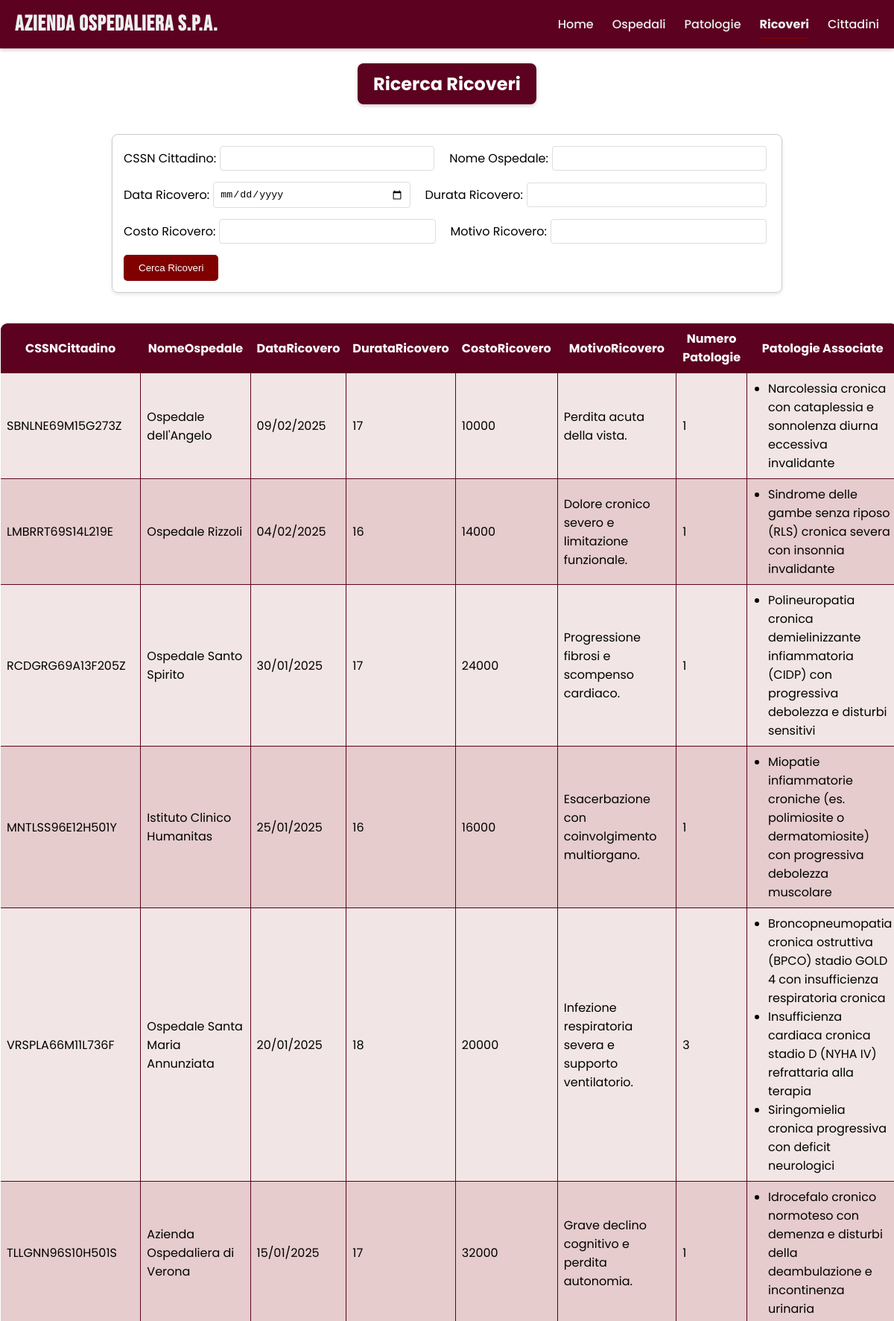
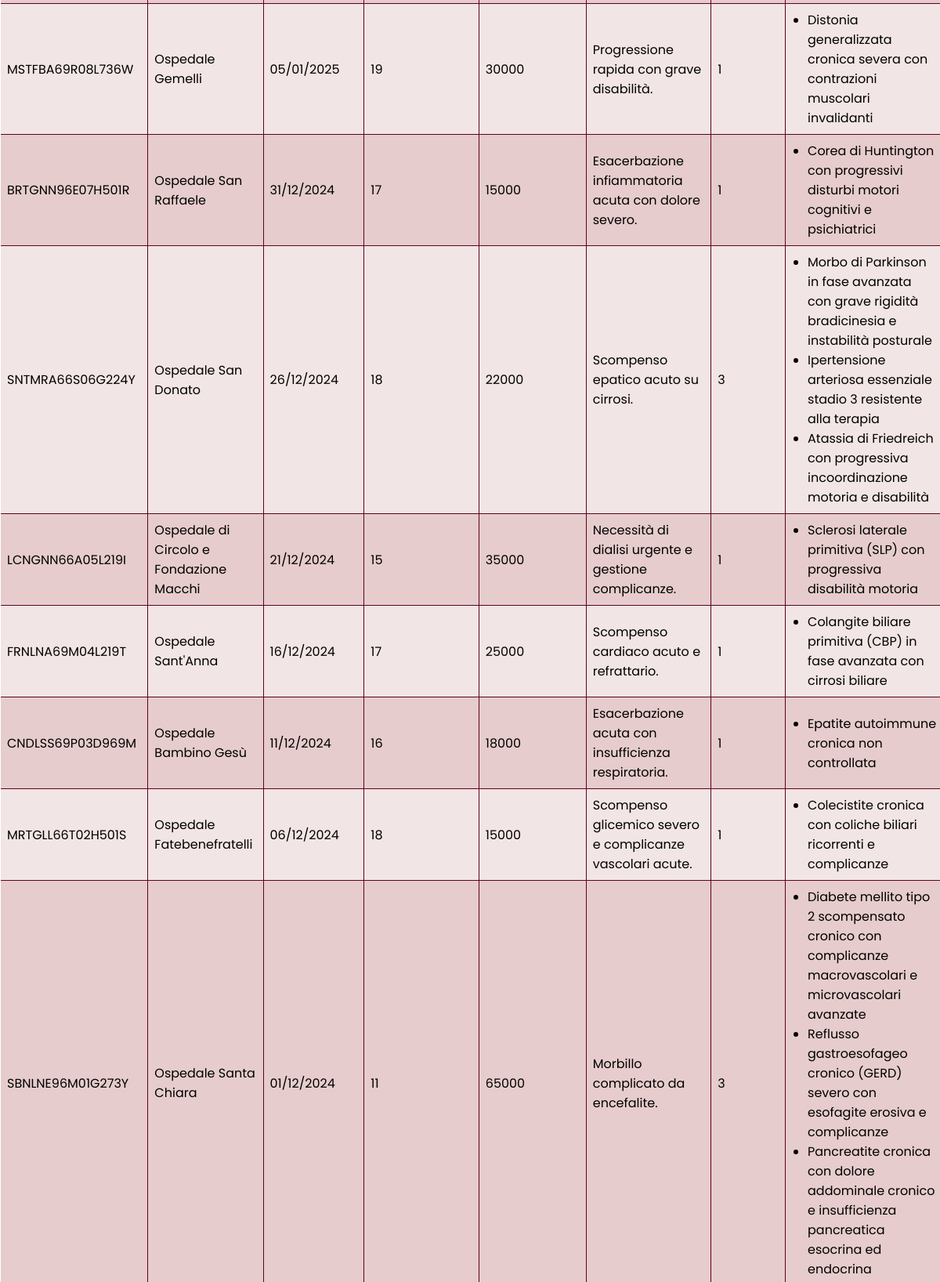
Page /app/ricoveri.php (upper part) on the committed database (2 pictures, top to bottom).
### tables this page shows
CREATE TABLE `Ricoveri` (
  `IDRicovero` int NOT NULL,
  `CSSNCittadino` varchar(16) DEFAULT NULL,
  `IDOspedale` int NOT NULL,
  `DataRicovero` varchar(10) DEFAULT NULL,
  `DurataRicovero` int DEFAULT NULL,
  `CostoRicovero` int DEFAULT NULL,
  `MotivoRicovero` varchar(72) DEFAULT NULL
);

CREATE TABLE `Ospedali` (
  `IDOspedale` int NOT NULL,
  `NomeOspedale` varchar(39) DEFAULT NULL,
  `Indirizzo` varchar(29) DEFAULT NULL,
  `NumeroCivico` int DEFAULT NULL,
  `Citta` varchar(17) DEFAULT NULL,
  `NumeroTelefono` bigint DEFAULT NULL,
  `CodiceSanitarioDirettore` varchar(16) DEFAULT NULL
);

### app/connect.php (called while the page is built, shortened)
<?php
	$error = false;
?>

### app/ricoveri.php (the view, shortened to what this page needs)
<!DOCTYPE html>
<html lang="it">
<head>
    <link rel="stylesheet" type="text/css" href="./css/style.css">
</head>
<body>
    <div class="formheader2"><h2>Ricerca Ricoveri</h2></div>
        <div class="forms-container">
    <form method="GET" action="">
        <div class="form-group"><label for="CSSNCittadino">CSSN Cittadino:</label>
        <input type="text" name="CSSNCittadino" id="CSSNCittadino" value="<?php echo htmlspecialchars($_GET['CSSNCittadino'] ?? ''); ?>"><br>
        </div>
        <div class="form-group"><label for="NomeOspedale">Nome Ospedale:</label>
        <input type="text" name="NomeOspedale" id="NomeOspedale" value="<?php echo htmlspecialchars($_GET['NomeOspedale'] ?? ''); ?>"><br>
        </div>
        <div class="form-group"><label for="DataRicovero">Data Ricovero:</label>
        <input type="date" name="DataRicovero" id="DataRicovero" value="<?php echo htmlspecialchars($_GET['DataRicovero'] ?? ''); ?>"><br>
        </div>
        <div class="form-group"><label for="DurataRicovero">Durata Ricovero:</label>
        <input type="number" name="DurataRicovero" id="DurataRicovero" value="<?php echo htmlspecialchars($_GET['DurataRicovero'] ?? ''); ?>"><br>
        </div>
        <div class="form-group"><label for="CostoRicovero">Costo Ricovero:</label>
        <input type="number" step="0.01" name="CostoRicovero" id="CostoRicovero" value="<?php echo htmlspecialchars($_GET['CostoRicovero'] ?? ''); ?>"><br>
        </div>
        <div class="form-group"><label for="MotivoRicovero">Motivo Ricovero:</label>
        <input type="text" name="MotivoRicovero" id="MotivoRicovero" value="<?php echo htmlspecialchars($_GET['MotivoRicovero'] ?? ''); ?>"><br>
        </div>
        <div class="form-group">
        <button type="submit">Cerca Ricoveri</button>
        </div>
    </form>
    </div>
    <?php
    include 'connect.php';
    if (!$error) {
        try {
            $sql = "SELECT
                        r.IDRicovero,
                        r.CSSNCittadino,
                        o.NomeOspedale,
                        r.DataRicovero,
                        r.DurataRicovero,
                        r.CostoRicovero,
                        r.MotivoRicovero
                    FROM
                        Ricoveri r
                    JOIN
                        Ospedali o ON r.IDOspedale = o.IDOspedale
                    WHERE 1=1";
            $params = [];
            $sql .= " ORDER BY r.IDRicovero DESC";
            $stmt = $conn->prepare($sql);
            $stmt->execute($params);
            $ricoveri = $stmt->fetchAll(PDO::FETCH_ASSOC);
            if (count($ricoveri) > 0) {
                echo "<table>";
                echo "<thead><tr>";
                foreach ($ricoveri[0] as $colonna => $valore) {
                    if ($colonna != "IDRicovero") {
                        echo "<th>" . htmlspecialchars($colonna) . "</th>";
                    }
                }
                echo "<th>Numero Patologie</th>";
                echo "<th>Patologie Associate</th>";
                echo "</tr></thead><tbody>";
                foreach ($ricoveri as $ricovero) {
                    echo "<tr>";
                    foreach ($ricovero as $colonna => $valore) {
                        if ($colonna != "IDRicovero") {
                            echo "<td>" . htmlspecialchars($valore) . "</td>";
                        }
                    }
                    $idRicoveroCorrente = $ricovero['IDRicovero'];
                    $sqlPatologie = "SELECT p.NomePatologia
                                     FROM Ricovero_Patologie rp
                                     JOIN Patologie p ON rp.IDPatologia = p.IDPatologia
                                     WHERE rp.IDRicovero = :IDRicovero";
                    $stmtPatologie = $conn->prepare($sqlPatologie);
                    $stmtPatologie->execute([':IDRicovero' => $idRicoveroCorrente]);
                    $patologieAssociate = $stmtPatologie->fetchAll(PDO::FETCH_COLUMN, 0);
                    echo "<td>" . count($patologieAssociate) . "</td>";
                    echo "<td>";
                    if (!empty($patologieAssociate)) {
                        echo "<ul>";
                        foreach (array_map('htmlspecialchars', $patologieAssociate) as $patologiaNome) {
                            echo "<li>" . $patologiaNome . "</li>";
                        }
                        echo "</ul>";
                    } else {
                        echo "Nessuna";
                    }
                    echo "</td>";
                    echo "</tr>";
                }
                echo "</tbody></table>";
            } else {
                echo "<p class='noresult'>Nessun ricovero trovato con i criteri di ricerca specificati.</p>";
            }
        } catch(PDOException $e) {
            echo "Errore durante la ricerca: " . $e->getMessage();
        }
    }
    ?>
</body>
</html>

### app/css/style.css (style rules this page uses)
html { box-sizing: border-box; font-family: 'Poppins', Arial, Helvetica, sans-serif; }
*, *::before, *::after { box-sizing: inherit; margin: 0; padding: 0; }
body { position: relative; min-height: 100vh; }
table { width: 80%; margin: 20px auto; border-collapse: collapse; }
table, th, td { border: 1px solid black; padding: 8px; text-align: left; }
th { background-color: #f2f2f2; }
tr:nth-child(even) { background-color: #dddddd; }
.forms-container { display: flex; flex-wrap: wrap; justify-content: center; align-items: flex-start; gap: 20px; padding: 20px; width: 100%; }
form { max-width: 900px; width: 100%; padding: 15px; border: 1px solid #ccc; box-shadow: 0 2px 5px rgba(0, 0, 0, 0.1); border-radius: 8px; display: flex; flex-wrap: wrap; align-items: center; gap: 15px; justify-content: flex-start; }
.form-group { display: flex; flex-wrap: nowrap; align-items: center; gap: 5px; flex-grow: 1; min-width: 250px; }
form label { margin-bottom: 0; white-space: nowrap; flex-shrink: 0; }
form input[type="text"], form input[type="number"], form input[type="date"] { flex-grow: 1; padding: 8px; margin-bottom: 0; border: 1px solid #ddd; border-radius: 4px; min-width: 0; }
form button { padding: 10px 20px; background-color: #800000; color: white; border: none; cursor: pointer; border-radius: 5px; transition: background-color 0.3s ease; margin-top: 0; flex-shrink: 0; }
.navbar { background-color: #5c0120; padding: 10px 20px; box-shadow: 0 2px 5px rgba(0, 0, 0, 0.2); color: #ecf0f1; }
.navbar-container { max-width: 1200px; margin: 0 auto; display: flex; justify-content: space-between; align-items: center; }
.navbar-brand { color: #ecf0f1; text-decoration: none; font-size: 1.8em; font-weight: bold; padding: 5px 0; letter-spacing: 1px; font-family: "Bebas Neue", sans-serif; }
.navbar-menu { list-style: none; margin: 0; padding: 0; display: flex; flex-wrap: wrap; }
.navbar-item { margin-left: 25px; }
.navbar-link { color: #ecf0f1; text-decoration: none; padding: 8px 0; display: block; transition: color 0.3s ease, transform 0.2s ease; position: relative; font-weight: 500; }
.navbar-link::after { content: ""; position: absolute; width: 0; height: 2px; display: block; margin-top: 5px; right: 0; background: #800000; transition: width 0.3s ease; }
.navbar-link:hover::after, .navbar-link.active::after { width: 100%; left: 0; background: #800000; }
.navbar-link.active { color: #ecf0f1; font-weight: bold; }
table { width: 80%; margin: 20px auto; border-collapse: collapse; border-radius: 10px; overflow: hidden; border: 2px solid #5c0120; }
table, th, td { border: 1px solid #5c0120; padding: 8px; text-align: left; }
th { text-align: center; background-color: #5c0120; color: white; }
tr:nth-child(even) { background-color: rgba( 128, 0, 0, 0.2 ); }
tr:nth-child(odd) { background-color: rgba( 128, 0, 0, 0.1 ); }
.formheader2 { text-align: center; background-color: #5c0120; color: white; padding: 10px; margin: 20px auto; width: 20%; border-radius: 8px; box-shadow: 0 2px 5px rgba(0, 0, 0, 0.2); }

### app/ricoveri.php (style rules this page uses)
td ul { margin: 0; padding-left: 20px; }

### rows in the picture
ricoveri: CSSNCittadino "SBNLNE69M15G273Z", IDOspedale.NomeOspedale "Ospedale dell'Angelo", DataRicovero "09/02/2025", DurataRicovero "17", CostoRicovero "10000", MotivoRicovero "Perdita acuta della vista.", count($patologieAssociate) "1", patologiaNome "Narcolessia cronica con cataplessia e sonnolenza diurna eccessiva invalidante"
ricoveri: CSSNCittadino "LMBRRT69S14L219E", IDOspedale.NomeOspedale "Ospedale Rizzoli", DataRicovero "04/02/2025", DurataRicovero "16", CostoRicovero "14000", MotivoRicovero "Dolore cronico severo e limitazione funzionale.", count($patologieAssociate) "1", patologiaNome "Sindrome delle gambe senza riposo (RLS) cronica severa con insonnia invalidante"
ricoveri: CSSNCittadino "RCDGRG69A13F205Z", IDOspedale.NomeOspedale "Ospedale Santo Spirito", DataRicovero "30/01/2025", DurataRicovero "17", CostoRicovero "24000", MotivoRicovero "Progressione fibrosi e scompenso cardiaco.", count($patologieAssociate) "1", patologiaNome "Polineuropatia cronica demielinizzante infiammatoria (CIDP) con progressiva debolezza e disturbi sensitivi"
ricoveri: CSSNCittadino "MNTLSS96E12H501Y", IDOspedale.NomeOspedale "Istituto Clinico Humanitas", DataRicovero "25/01/2025", DurataRicovero "16", CostoRicovero "16000", MotivoRicovero "Esacerbazione con coinvolgimento multiorgano.", count($patologieAssociate) "1", patologiaNome "Miopatie infiammatorie croniche (es. polimiosite o dermatomiosite) con progressiva debolezza muscolare"
ricoveri: CSSNCittadino "VRSPLA66M11L736F", IDOspedale.NomeOspedale "Ospedale Santa Maria Annunziata", DataRicovero "20/01/2025", DurataRicovero "18", CostoRicovero "20000", MotivoRicovero "Infezione respiratoria severa e supporto ventilatorio.", count($patologieAssociate) "3", patologiaNome "Broncopneumopatia cronica ostruttiva (BPCO) stadio GOLD 4 con insufficienza respiratoria cronica", patologiaNome "Insufficienza cardiaca cronica stadio D (NYHA IV) refrattaria alla terapia", patologiaNome "Siringomielia cronica progressiva con deficit neurologici"
ricoveri: CSSNCittadino "TLLGNN96S10H501S", IDOspedale.NomeOspedale "Azienda Ospedaliera di Verona", DataRicovero "15/01/2025", DurataRicovero "17", CostoRicovero "32000", MotivoRicovero "Grave declino cognitivo e perdita autonomia.", count($patologieAssociate) "1", patologiaNome "Idrocefalo cronico normoteso con demenza e disturbi della deambulazione e incontinenza urinaria"
ricoveri: CSSNCittadino "MSTFBA69R08L736W", IDOspedale.NomeOspedale "Ospedale Gemelli", DataRicovero "05/01/2025", DurataRicovero "19", CostoRicovero "30000", MotivoRicovero "Progressione rapida con grave disabilità.", count($patologieAssociate) "1", patologiaNome "Distonia generalizzata cronica severa con contrazioni muscolari invalidanti"
ricoveri: CSSNCittadino "BRTGNN96E07H501R", IDOspedale.NomeOspedale "Ospedale San Raffaele", DataRicovero "31/12/2024", DurataRicovero "17", CostoRicovero "15000", MotivoRicovero "Esacerbazione infiammatoria acuta con dolore severo.", count($patologieAssociate) "1", patologiaNome "Corea di Huntington con progressivi disturbi motori cognitivi e psichiatrici"
ricoveri: CSSNCittadino "SNTMRA66S06G224Y", IDOspedale.NomeOspedale "Ospedale San Donato", DataRicovero "26/12/2024", DurataRicovero "18", CostoRicovero "22000", MotivoRicovero "Scompenso epatico acuto su cirrosi.", count($patologieAssociate) "3", patologiaNome "Morbo di Parkinson in fase avanzata con grave rigidità bradicinesia e instabilità posturale", patologiaNome "Ipertensione arteriosa essenziale stadio 3 resistente alla terapia", patologiaNome "Atassia di Friedreich con progressiva incoordinazione motoria e disabilità"
ricoveri: CSSNCittadino "LCNGNN66A05L219I", IDOspedale.NomeOspedale "Ospedale di Circolo e Fondazione Macchi", DataRicovero "21/12/2024", DurataRicovero "15", CostoRicovero "35000", MotivoRicovero "Necessità di dialisi urgente e gestione complicanze.", count($patologieAssociate) "1", patologiaNome "Sclerosi laterale primitiva (SLP) con progressiva disabilità motoria"
ricoveri: CSSNCittadino "FRNLNA69M04L219T", IDOspedale.NomeOspedale "Ospedale Sant'Anna", DataRicovero "16/12/2024", DurataRicovero "17", CostoRicovero "25000", MotivoRicovero "Scompenso cardiaco acuto e refrattario.", count($patologieAssociate) "1", patologiaNome "Colangite biliare primitiva (CBP) in fase avanzata con cirrosi biliare"
ricoveri: CSSNCittadino "CNDLSS69P03D969M", IDOspedale.NomeOspedale "Ospedale Bambino Gesù", DataRicovero "11/12/2024", DurataRicovero "16", CostoRicovero "18000", MotivoRicovero "Esacerbazione acuta con insufficienza respiratoria.", count($patologieAssociate) "1", patologiaNome "Epatite autoimmune cronica non controllata"
ricoveri: CSSNCittadino "MRTGLL66T02H501S", IDOspedale.NomeOspedale "Ospedale Fatebenefratelli", DataRicovero "06/12/2024", DurataRicovero "18", CostoRicovero "15000", MotivoRicovero "Scompenso glicemico severo e complicanze vascolari acute.", count($patologieAssociate) "1", patologiaNome "Colecistite cronica con coliche biliari ricorrenti e complicanze"
ricoveri: CSSNCittadino "SBNLNE96M01G273Y", IDOspedale.NomeOspedale "Ospedale Santa Chiara", DataRicovero "01/12/2024", DurataRicovero "11", CostoRicovero "65000", MotivoRicovero "Morbillo complicato da encefalite.", count($patologieAssociate) "3", patologiaNome "Diabete mellito tipo 2 scompensato cronico con complicanze macrovascolari e microvascolari avanzate", patologiaNome "Reflusso gastroesofageo cronico (GERD) severo con esofagite erosiva e complicanze", patologiaNome "Pancreatite cronica con dolore addominale cronico e insufficienza pancreatica esocrina ed endocrina"

### other values in the picture
$colonna "CSSNCittadino"
$colonna "NomeOspedale"
$colonna "DataRicovero"
$colonna "DurataRicovero"
$colonna "CostoRicovero"
$colonna "MotivoRicovero"
